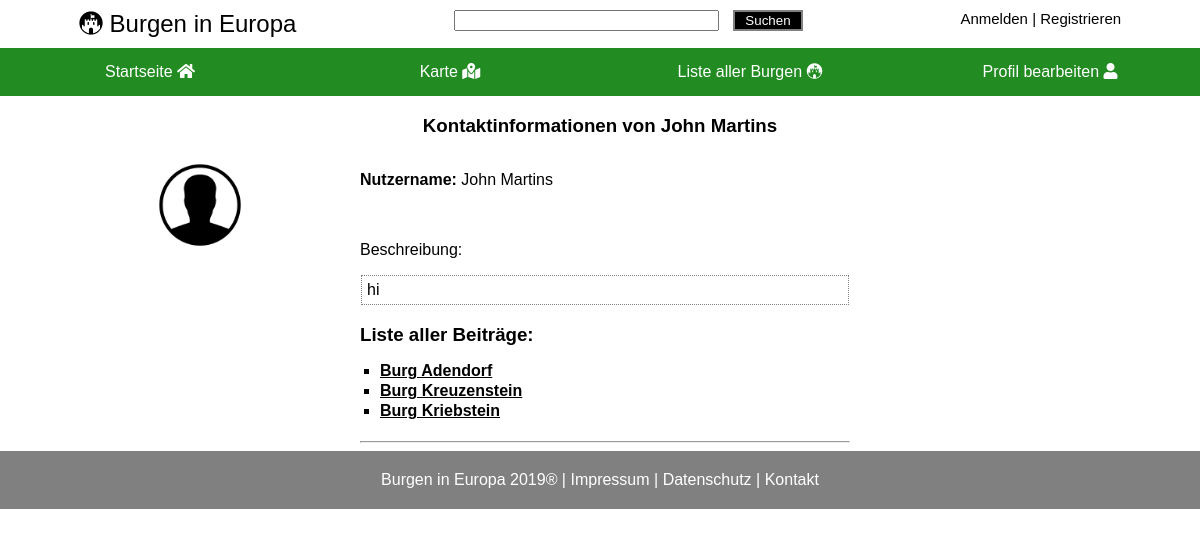
Screenshot of /Webseiten/profile.php?type=info&id=2 with the database file from the repository.
### tables this page shows
CREATE TABLE users (
	id INTEGER PRIMARY KEY AUTOINCREMENT,
	username VARCHAR(50),
	password VARCHAR(255) NOT NULL,
	picturepath VARCHAR(50),
	description TEXT,
    question VARCHAR(50), 
    answer VARCHAR(50)
    );

CREATE TABLE castles (
	id INTEGER PRIMARY KEY AUTOINCREMENT,
	name VARCHAR(50) NOT NULL,
	change_date DATE NOT NULL,
	year INTEGER,
    style VARCHAR(30),
    public VARCHAR(5),   
    link VARCHAR(50),
	description TEXT NOT NULL,
    century VARCHAR(30),
    longitude REAL NOT NULL,
    latitude REAL NOT NULL,
    creation_date VARCHAR(50) NOT NULL,
    firstletter CHAR(1) NOT NULL,
    country VARCHAR(50),
	city VARCHAR(50),
    author_id VARCHAR(255) NOT NULL,
    FOREIGN KEY(author_id) REFERENCES users(id)
    );

### Webseiten/profiledata.php (called while the page is built, shortened)
<?php
require_once("dao.php");
$type = (isset($_GET["type"])) ? $_GET["type"] : "error";
$is_info = $type  == "info";
if(isset($_GET["id"]) && is_string($_GET["id"])){
    $entrydata = $dao->getUser($_GET["id"]);
    if($_GET["id"] != $_SESSION["user_id"]) {
        $type = "info";
    }
    $castlesFromUser = $dao->getCastlesByUser($_GET["id"]);
}
?>

### Webseiten/dao.php (called while the page is built, shortened)
<?php
include("database_dao.php");
$dao = new databaseDAO;
?>

### Webseiten/database_dao.php (called while the page is built, shortened)
<?php
class databaseDAO implements DAO {
    private $db = null;
    private $statementUserById = null;
    private function statementSetup() {
        $this->statementUserById = $this->db->prepare("SELECT * FROM users WHERE id = :id;");
        $this->statementCastlesByUserId = $this->db->prepare("SELECT * FROM castles WHERE author_id = :id;");
    }
    private function startConnection() {
        $user = "root";
        $pw = null;
        $dsn= "sqlite:../Datenbank/datenbank.db";
        $this->db = new PDO($dsn, $user, $pw);
        $this->db->setAttribute(PDO::ATTR_ERRMODE, PDO::ERRMODE_EXCEPTION);
        $this->statementSetup();
    }
    function getUser($id) {
        $this->startConnection();
        try {
            $this->statementUserById->bindValue(":id", $id);
            $this->statementUserById->execute();
            if($user = $this->statementUserById->fetch(PDO::FETCH_ASSOC)) {
                return $user;
            } else {
                return "not found";
            }
        } catch(PDOException $e) {
            header("Location: ./error.php?fehler=E001");
        } finally {
            $this->db = null;
        }
    }
    function getCastlesByUser($id) {
        $this->startConnection();
        try {
            $this->statementCastlesByUserId->bindValue(":id", $id);
            $this->statementCastlesByUserId->execute();
            $allCastlesFromUser = array();
            while($castle = $this->statementCastlesByUserId->fetch(PDO::FETCH_ASSOC)) {
                global $allCastlesFromUser;
                $allCastlesFromUser[] = $castle;
            }
            global $allCastlesFromUser;
            return $allCastlesFromUser;
        } catch(PDOException $e) {
            header("Location: ./error.php?fehler=E001");
        } finally {
            $this->db = null;
        }
    }
}
?>

### Webseiten/profile.php (the view, shortened to what this page needs)
<!DOCTYPE html>
<html lang="de">
<head>
    <link rel="stylesheet" type="text/css" href="./css/style.css">
    <link rel="stylesheet" type="text/css" href="./css/profile.css">
    <link rel="stylesheet" href="https://use.fontawesome.com/releases/v5.8.1/css/all.css">
    <link rel="stylesheet" type="text/css" href="./css/footer.css">
    <link rel="stylesheet" type="text/css" href="./css/infobox.css">
    <link rel="stylesheet" type="text/css" href="./css/header.css">
    <link rel="stylesheet" href="https://use.fontawesome.com/releases/v5.8.1/css/all.css">
    <link rel="stylesheet" type="text/css" href="./css/nav.css">
</head>
<body>
    <?php include("profiledata.php"); ?>
    <?php include ("header.php"); ?>
    <?php include("nav.php"); ?>
    <?php
        if(($is_info) || (isset($_SESSION["user_id"]))):?>
    <h3 class="center">Kontaktinformationen von <?= $entrydata["username"]; ?></h3>
    <div class="row">
        <div class="side">
            <img height="100" width="100" src="<?= $entrydata["picturepath"]; ?>" alt="Kein Bild gesetzt" value="">
        </div>
        <div class="main">
            <div class="name">
                <?php if($type == "self"): ?>
                <form method="post" action="profile_change_username.php">
                    <fieldset>
                        <legend>Nutzername</legend>
                        <div>
                            <input type="text" name="username" value="<?= $entrydata["username"]; ?>" required pattern="[a-zA-Z ]*">
                            <input type="hidden" name="id" value="<?= $entrydata["id"]; ?>">
                            <input type="submit" value="Speichern" class="button" name="changeName">
                        </div>
                    </fieldset>
                </form>
                <?php else: ?>
                <p>
                    <b>Nutzername:</b> <?= $entrydata["username"]; ?>
                </p>
                <?php endif; ?>
            </div>
            <div class="description">
                <p>Beschreibung:</p>
                <?php if($type == "self"): ?>
                <form method="post" action="profile_change_description.php">
                    <textarea cols="35" rows="5" name="description" maxlength="1000"><?php echo $entrydata['description']; ?></textarea><br><br>
                    <input type="hidden" name="id" value="<?= $entrydata["id"]; ?>">
                    <input type="submit" value="Speichern" class="button" name="changeDescription">
                </form>
                <?php else: ?>
                <div class="blackborder">
                    <?php echo $entrydata['description']; ?>
                </div>
                <?php endif; ?>
            </div>
            <div class="posts">
                <h3> Liste aller Beiträge:
                    <ul class="listOfPosts">
                        <?php if(!empty($castlesFromUser)): ?>
                        <?php foreach($castlesFromUser as $castle): ?>
                        <li>
                            <div>
                                <a class="listEntry" href="./details.php?id=<?= $castle["id"]; ?>"><?= $castle["name"]; ?></a>
                            </div>
                        </li>
                        <?php endforeach; ?>
                        <?php endif; ?>
                    </ul>
                </h3>
                <hr>
            </div>
        </div>
    </div>
    <?php endif; ?>
    <?php
        include("footer.php")
  ?>
</body>
</html>

### Webseiten/css/style.css (style rules this page uses)
* { font-family: Arial, Helvetica, sans-serif; }
.blackborder { padding: 5px; border: 1px dotted grey; margin: 1px; }
body { margin: 0px; }
.center { text-align: center; }

### Webseiten/css/profile.css (style rules this page uses)
.row { display: flex; flex-wrap: wrap; }
.side { flex: 30%; }
.main { flex: 70%; }
.main .posts .listOfPosts { list-style-type: square; padding-left: 20px; font-size: 16px; }
li { padding-bottom: 2px; }
li .listEntry { color: black; }
@media screen and (min-width:1080px) { .side { padding-left: 150px; } }
@media screen and (min-width:1080px) { .main { padding-right: 350px; } }
@media screen and (min-width:1080px) { .name { padding-bottom: 20px; } }

### Webseiten/css/nav.css (style rules this page uses)
* { box-sizing: border-box; }

### rows the page displays
users: username "John Martins", picturepath (picture), description "hi"
castles: name "Burg Adendorf"
castles: name "Burg Kreuzenstein"
castles: name "Burg Kriebstein"
